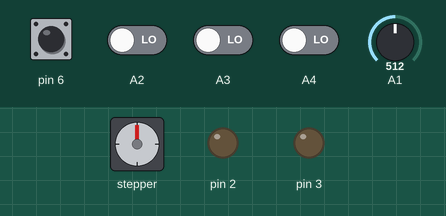
Recording of a program running on a simulated Arduino Nano, built with avr-gcc and run on an emulated ATmega328P. Shown: stepper motor, output pins drawn as LEDs (lit = HIGH). Wiring (inferred from the names in the program): stepper motor driver (200 steps per turn assumed): step pin 5; direction pin 4. The test bench sets the inputs (shaded band); at power-on: pin 6 HIGH, A2–4 LOW, A1 = 512. Pins used as bus, display or sensor lines are not drawn.

Above: at 1.2 s.
1.3 s: A2 driven HIGH
At 2.6 s:
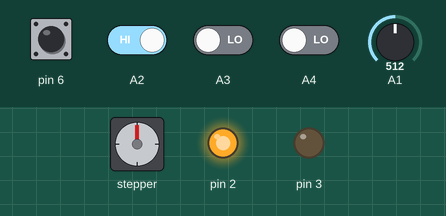
2.9 s: A2 driven LOW and A3 driven HIGH
At 3.35 s:
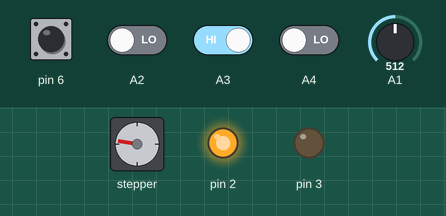
5.9 s: A3 driven LOW
7.4 s: A2 driven HIGH
At 8.4 s:
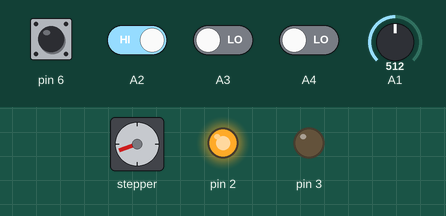
9.0 s: A2 driven LOW and A3 driven HIGH
At 9.45 s:
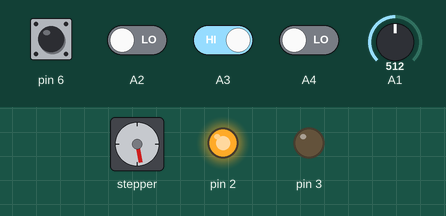
12.0 s: pin 6 pulled LOW for 0.15 s
At 17.7 s:
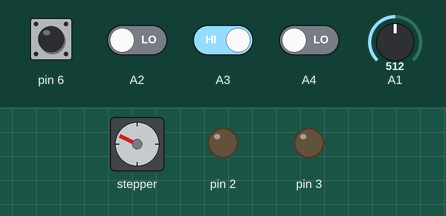
Timing chart, 0 to 18.0 s (numbered marks = the images above; inputs shaded):
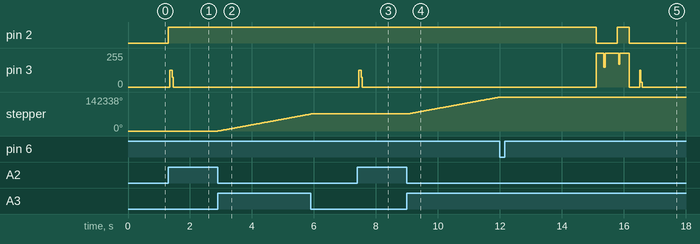

Measured:
- after the input at 1.3 s, pin 2: LOW → HIGH at once; pin 3: 0/255 → 127/255 at once, → 0/255 0.08 s later
- after the input at 2.9 s, stepper: keeps turning clockwise at about 23724°/s, starting at once
- after the input at 7.4 s, pin 3: 0/255 → 127/255 at once, → 0/255 0.08 s later
- after the input at 9.0 s, stepper: keeps turning clockwise at about 23724°/s, starting at once

The program:

main.cpp
```cpp
#include <Arduino.h>
#include"motor_drive.hpp"
#include"io_control.hpp"
//#include"sensor.hpp"

unsigned long motor_timer = 0;   // get time from micros() function
const int motor_pulse_period = 300;  // time in microseconds


bool pulse_logic = false;
int roller_state = 0;
bool running_state = false;

unsigned int free_run_counter = 0;
const int free_run_target = 1500;

// printer control state
int run_printer_state = 0;
unsigned long pull_motor_timer = 0;
unsigned int pull_motor_period = 30;
unsigned int pull_motor_target = 0;
unsigned int pull_motor_counter = 0;
bool pull_motor_logic = false;

unsigned long slab_motor_timer = 0;
unsigned long slab_motor_period = 30;
unsigned int slab_motor_target = 0;
unsigned int slab_motor_counter = 0;
bool slab_motor_logic = false;

const int loadcell_target = 150;
const int slap_up_down = 1750;
const int slab_down = 1300;

unsigned long delay_slab = 500;
unsigned long delay_slab_time = 0;


unsigned long delay_off = 6000;
unsigned long delay_ST = 0;

const int delay_startup = 3000;
unsigned long startup_timer = 0;

const int slab_test = 1000;
const int pull_forward = 900;
const int slab_down1 = 800;
const int pull_back1 = 200;
const int slap_period = 10;
const int slab_up =20;
const int slab_down_period = 140;
const int pull_period = 30;
const int pull_period_end = 50;
//************ release motor *************
int release_state = 0;

void run_printer(void);
void set_parameter_slab_down(void);
void set_parameter_slab_up(void);
void set_parameter_pull_backward(void);
void set_parameter_pull_forward(void);
void release_pulling_motor(void);

//================== setup function ===================
void setup() {
  Serial.begin(9600);
  initial_ios();
  initial_motors();
  Relay_OFF();
  running_state = false;
  run_printer_state = 0;
}
//================== loop function ===================
void loop() {
  //********** process sticker state ******************
  byte printer_control_signal = get_printer_control_signal();
  //printer_control_signal = 1;
  switch(printer_control_signal)
  {
    case 1:
    {
      Relay_ON();
      // running printer control state machine
      run_printer();
      break;
    }
    case 2:
    {
      // release pulling motor
      release_pulling_motor();
      break;
    }
    default:
    {
      // reset pull motor parameters
      run_printer_state = 0;
      release_state = 0;
    }
  }
  //int weight_value = get_weight();
}

void release_pulling_motor(void)
{
  switch(release_state)
  {
    case 0:
    {

      set_pull_motor_backward();
      pull_motor_timer = micros();
      pull_motor_period = 30;     // first version pulse_period = 30
      pull_motor_target = 2000;
      pull_motor_counter = 0;
      release_state = 1;
      break;
    }
    case 1:
    {
      if((micros()-pull_motor_timer)>=pull_motor_period)
      {
        pull_motor_timer = micros();
        pull_motor_logic = !pull_motor_logic;
        run_pull_motor(pull_motor_logic);

        pull_motor_counter = pull_motor_counter + 1;
        if(pull_motor_counter>=pull_motor_target)
        {
          release_state = 3;
        }
      }
      break;
    }
    case 3:
    {
      Relay_OFF();
      break;
    }
    default:
    {

    }
  }
}

void run_printer(void)
  {
    switch(run_printer_state)
      {
        case 0:
        {
          //Serial.println("state 0");
          if(get_limit_switch())
          {
            //set_slab_motor_forward();
            run_printer_state = 2;
          }
          else
          {
            set_slab_motor_backward();
            slab_motor_period = slap_period;
            slab_motor_counter = 0;
            slab_motor_timer = micros();
            run_printer_state = 1;
          }
          break;
        }
        case 1:
        {                // move slap down first
          if((micros()-slab_motor_timer)>=slab_motor_period)
          {
            slab_motor_logic =! slab_motor_logic;
            run_slab_motor(slab_motor_logic);
            int limit_logic = get_limit_switch();
            if(limit_logic>0)
            {
              run_printer_state = 2;
            }
          }
          break;
        }
        case 2:
        {
          startup_timer = millis();
          run_printer_state = 3;
          break;
        }
        case 3:
        {
          if((millis()-startup_timer)>=delay_startup)
          {
            run_printer_state = 4;
          }
          break;
        }
        case 4:
        {
          set_slab_motor_forward();
          slab_motor_period = slab_up;
          slab_motor_target = slap_up_down;
          slab_motor_counter = 0;
          run_printer_state = 5;
          break;
        }
        case 5:
        {
          if((micros()-slab_motor_timer)>= slab_motor_period)
          {
            slab_motor_timer = micros();
            slab_motor_logic =! slab_motor_logic;
            run_slab_motor(slab_motor_logic);
            slab_motor_counter = slab_motor_counter + 1;
            if(slab_motor_counter>=1.1*slab_motor_target)
            {
              run_printer_state = 6;
            }
          }
          break;
        }
        case 6:
        {
          set_pull_motor_forward();
          pull_motor_timer = micros();
          pull_motor_period = pull_period;
          run_printer_state = 7;
          break;
        }
        case 7:
        {
          if((micros()-pull_motor_timer)>=pull_motor_period)
          {
            pull_motor_timer = micros();
            pull_motor_logic =! pull_motor_logic;
            run_pull_motor(pull_motor_logic);

            int loadcell_weight = get_weight();
            if(loadcell_weight>=loadcell_target)
            {
              run_printer_state = 8;
            }
          }
          break;
        }
        case 8:
        {
          delay_slab_time = millis();
          delay_slab = 200;   // previous = 300
          run_printer_state = 9;
          break;
        }
        case 9:
        {
          if((millis()-delay_slab_time)>=delay_slab)
          {
            run_printer_state = 10;
          }
          break;
        }
        case 10:
        {
          set_pull_motor_forward();
          pull_motor_timer = micros();
          pull_motor_period = pull_period;
          pull_motor_counter =0;
          pull_motor_target = pull_forward;      // prevoius => 800
          run_printer_state = 11;
          break;
        }
        case 11:
        {
          if((micros()-pull_motor_timer)>=pull_motor_period)
          {
            pull_motor_timer = micros();
            pull_motor_logic =! pull_motor_logic;
            run_pull_motor(pull_motor_logic);
            pull_motor_counter = pull_motor_counter + 1;
            if(pull_motor_counter>=pull_motor_target)
            {
              run_printer_state = 12; ///////////////////////////////////
            }
          }
          break;
        }
            case 12:
        {
          delay_slab_time = millis();
          delay_slab = 200;
          run_printer_state = 13;
          break;
        }
        case 13:
        {
          if((millis()-delay_slab_time)>=delay_slab)
          {
            run_printer_state = 14;
          }
          break;
        }

       case 14:
        {
          set_slab_motor_backward();
          slab_motor_period = slab_up;
          slab_motor_target = 1200;   // previous slab_down1 = 800
          slab_motor_counter = 0;
          run_printer_state = 15;///////////////////////////////////////////////////////////////////////
          break;
        }
        case 15:
        {
          if((micros()-slab_motor_timer)>= slab_motor_period)
          {
            slab_motor_timer = micros();
            slab_motor_logic =! slab_motor_logic;
            run_slab_motor(slab_motor_logic);
            slab_motor_counter = slab_motor_counter + 1;
            if(slab_motor_counter>=slab_motor_target)
            {
              run_printer_state = 16;
            }
          }
          break;
        }
        case 16:
        {
          delay_slab_time = millis();
          delay_slab = 200;
          run_printer_state = 17;
          break;
        }
        case 17:
        {
          if((millis()-delay_slab_time)>=delay_slab)
          {
            run_printer_state = 18;
          }
          break;
        }
        case 18:
        {
          set_pull_motor_backward();
          pull_motor_timer = micros();
          pull_motor_period = pull_period;
          pull_motor_counter =0;
          pull_motor_target = 700;  // old =>500
          run_printer_state = 19;
          break;
        }
        case 19:
        {
          if((micros()-pull_motor_timer)>=pull_motor_period)
          {
            pull_motor_timer = micros();
            pull_motor_logic =! pull_motor_logic;
            run_pull_motor(pull_motor_logic);
            pull_motor_counter = pull_motor_counter + 1;
            if(pull_motor_counter>=pull_motor_target)
            {
              run_printer_state = 20;
            }
          }
          break;
        }

        case 20:
         {
          set_slab_motor_forward();
          slab_motor_period = slab_up;
          slab_motor_target = 1300;   // previous slab_down1 = 800
          slab_motor_counter = 0;
          run_printer_state = 21;
          break;
        }
        case 21:
         {
          if((micros()-slab_motor_timer)>= slab_motor_period)
          {
            slab_motor_timer = micros();
            slab_motor_logic =! slab_motor_logic;
            run_slab_motor(slab_motor_logic);
            slab_motor_counter = slab_motor_counter + 1;
            if(slab_motor_counter>=slab_motor_target)
            {
              run_printer_state = 22;
            }
          }
          break;
        }///////////////////////////////////////////////

        case 22:
        {
          delay_slab_time = millis();
          delay_slab = 300;
          run_printer_state = 23;
          break;
        }
        case 23:
        {
          if((millis()-delay_slab_time)>=delay_slab)
          {
            run_printer_state = 24;
          }
          break;
        }
        case 24:
        {
          set_pull_motor_forward();
          pull_motor_timer = micros();
          pull_motor_period = pull_period;
          run_printer_state = 25;
          break;
        }
        case 25:
        {
        if((micros()-pull_motor_timer)>=pull_motor_period)
          {
            pull_motor_timer = micros();
            pull_motor_logic =! pull_motor_logic;
            run_pull_motor(pull_motor_logic);

            int loadcell_weight = get_weight();
            if(loadcell_weight>=loadcell_target)
            {
              run_printer_state = 26;
            }
          }
          break;
        }

        case 26:
        {
          delay_slab_time = millis();
          delay_slab = 300;   // previous = 300
          run_printer_state = 27;
          break;
        }
        case 27:
        {
          if((millis()-delay_slab_time)>=delay_slab)
          {
            run_printer_state = 28;
          }
          break;
        }
        case 28:
        {
          set_pull_motor_forward();
          pull_motor_timer = micros();
          pull_motor_period = pull_period;
          pull_motor_counter =0;
          pull_motor_target = 1.5*pull_forward;
          run_printer_state = 29;
          break;
        }
        case 29:
        {
          if((micros()-pull_motor_timer)>=pull_motor_period)
          {
            pull_motor_timer = micros();
            pull_motor_logic =! pull_motor_logic;
            run_pull_motor(pull_motor_logic);
            pull_motor_counter = pull_motor_counter + 1;
            if(pull_motor_counter>=pull_motor_target)
            {
              run_printer_state = 30; ///////////////////////////////////
            }
          }
          break;
        }
        case 30:
        {
          delay_slab_time = millis();
          delay_slab = 300;   // previous = 300
          run_printer_state = 31;
          break;
        }
        case 31:
        {
          if((millis()-delay_slab_time)>=delay_slab)
          {
            run_printer_state = 32;
          }
          break;
        }
        case 32:
        {
          set_slab_motor_backward();
          slab_motor_period = slab_up;
          slab_motor_target = 1400;   // previous slab_down1 = 800
          slab_motor_counter = 0;
          run_printer_state = 33;///////////////////////////////////////////////////////////////////////
          break;
        }
        case 33:
        {
          if((micros()-slab_motor_timer)>= slab_motor_period)
          {
            slab_motor_timer = micros();
            slab_motor_logic =! slab_motor_logic;
            run_slab_motor(slab_motor_logic);
            slab_motor_counter = slab_motor_counter + 1;
            if(slab_motor_counter>=slab_motor_target)
            {
              run_printer_state = 34;
            }
          }
          break;
        }


        ////////////////////////////////////////////
        ////////////////////////////////////////////
        ////////////////////////////////////////////


        case 34:
        {
          break;
        }


        ////////////////////////////////////////////
        ////////////////////////////////////////////
        ////////////////////////////////////////////


        case 401:
        {
          set_pull_motor_forward();
          pull_motor_timer = micros();
          pull_motor_period = pull_period;
          run_printer_state = 412;
          break;
        }
        case 412:
        {
          if((micros()-pull_motor_timer)>=pull_motor_period)
          {
            pull_motor_timer = micros();
            pull_motor_logic =! pull_motor_logic;
            run_pull_motor(pull_motor_logic);

            int loadcell_weight = get_weight();
            if(loadcell_weight>=loadcell_target)
            {
              run_printer_state =423;
            }
          }
          break;
        }


        case 501:
        {
          set_slab_motor_forward();
          slab_motor_period = slap_period;
          slab_motor_target = slap_up_down;
          slab_motor_counter = 0;
          run_printer_state = 51;
          break;
        }
        case 511:
        {
          if((micros()-slab_motor_timer)>= slab_motor_period)
          {
            slab_motor_timer = micros();
            slab_motor_logic =! slab_motor_logic;
            run_slab_motor(slab_motor_logic);
            slab_motor_counter = slab_motor_counter + 1;
            if(slab_motor_counter>=1.1*slab_motor_target)
            {
              run_printer_state = 52;
            }
          }
          break;
        }
         case 521:
        {
          set_slab_motor_backward();
          slab_motor_timer = micros();
          slab_motor_period = slap_period;
          run_printer_state = 53;
          break;
        }
        case 531:
        {
          if((micros()-slab_motor_timer)>= slab_motor_period)
          {
            slab_motor_timer = micros();
            slab_motor_logic = !slab_motor_logic;
            run_slab_motor(slab_motor_logic);
            run_pull_motor(slab_motor_logic);
            int limit_pressed = get_limit_switch();
            if(limit_pressed>0)
            {
              run_printer_state = 54;
            }
          }
          break;
        }
        case 541:
        {
          set_slab_motor_forward();
          slab_motor_period = slap_period;
          slab_motor_target = slap_up_down;
          slab_motor_counter = 0;
          run_printer_state = 55;
          break;
        }
        case 551:
        {
          if((micros()-slab_motor_timer)>= slab_motor_period)
          {
            slab_motor_timer = micros();
            slab_motor_logic =! slab_motor_logic;
            run_slab_motor(slab_motor_logic);
            slab_motor_counter = slab_motor_counter + 1;
            if(slab_motor_counter>=1.1*slab_motor_target)
            {
              run_printer_state = 56;
            }
          }
          break;
        }
         case 561:
        {
          set_slab_motor_backward();
          slab_motor_timer = micros();
          slab_motor_period = slap_period;
          run_printer_state = 57;
          break;
        }
        case 571:
        {
          if((micros()-slab_motor_timer)>= slab_motor_period)
          {
            slab_motor_timer = micros();
            slab_motor_logic = !slab_motor_logic;
            run_slab_motor(slab_motor_logic);
            run_pull_motor(slab_motor_logic);
            int limit_pressed = get_limit_switch();
            if(limit_pressed>0)
            {
              run_printer_state = 30;
            }
          }
          break;
        }


         case 601:
        {
          delay_ST = millis();
          run_printer_state = 61;
          break;
        }
        case 611:
        {
          if((millis()-delay_ST)>=delay_off)
          {
            run_printer_state = 34;
          }
          break;
        }


        default:
        {

        }
      }
  }
```

io_control.hpp
```cpp
#include<Arduino.h>
void Relay_ON(void);
void Relay_OFF(void);
void Relay(void);

void initial_ios(void);
byte get_printer_control_signal(void);
int get_limit_switch(void);
```

motor_drive.hpp
```cpp
#include<Arduino.h>

void initial_motors(void);
void run_step_motor(byte motor_number,bool output_logic);
void stop_all_motors(void);
int get_weight(void);
void run_pull_motor(bool output_logic);
void run_slab_motor(bool output_logic);

void set_pull_motor_forward(void);
void set_pull_motor_backward(void);
void set_slab_motor_forward(void);
void set_slab_motor_backward(void);
```

sensor.hpp
```cpp
#include<Arduino.h>

void initial_proximeter_sensor(void);
bool read_proximeter_sensor(int proximerter_number);
```

Source omitted: io_control.cpp (1568 bytes), motor_drive.cpp (1069 bytes), sensor.cpp (1486 bytes)
